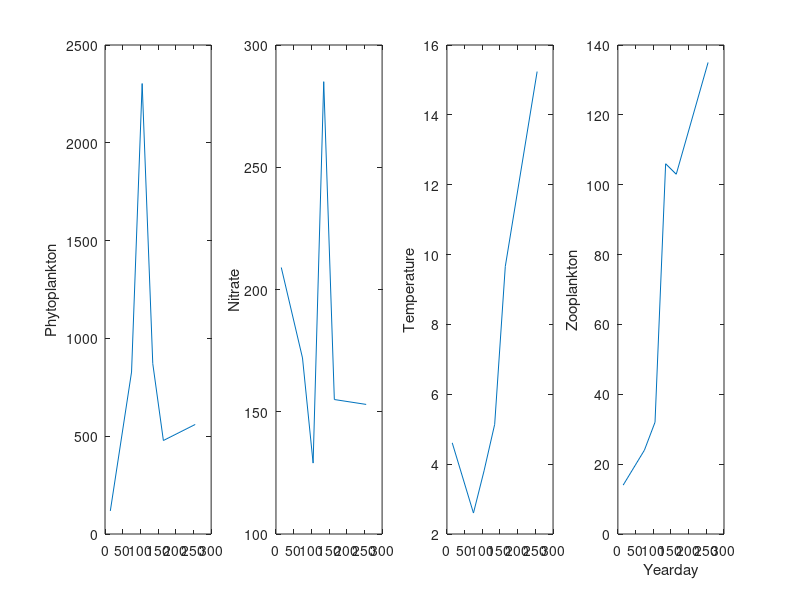

MATLAB code to generate this figure: (Note: this script raises an error after producing the figure.)
% MATLAB script for OCN430 practical, October 2014
% Sophie Clayton, sclayton@uw.edu

% Riley's data
YD = [15,75,105,135,165, 255]; % yearday, assuming a simplified calendar with 12 30-day months
T = [4.61, 2.60, 3.81, 5.14, 9.66, 15.24]; % temperature
P = [33.7, 34.7, 21.9, 16.6, 19.2, 14.4]; % phosphate
N = [209, 172, 129, 285, 155, 153]; % nitrate
Z = [14, 24, 32, 106, 103, 135]; %  zooplankton, thousands per m^2
Ph = [118, 828, 2303, 871, 478, 560]; % phytoplankton pigments, thousands of Harvey units per m^2

% Make a plot of Riley's data
figure(1);
subplot(1,4,1)
plot(YD, Ph);ylabel('Phytoplankton');
subplot(1,4,2)
plot(YD, N);ylabel('Nitrate');
subplot(1,4,3)
plot(YD, T);ylabel('Temperature');
subplot(1,4,4)
plot(YD, Z);ylabel('Zooplankton');xlabel('Yearday')

% Riley's model
% Constant parameters
p = 2.5; % p, photosynthetic constant, 1/day
R0 = 0.0175; % R0, respiratory rate, 1/day
r = 0.069; % r, rate of change of respiratory rate with temperature, 1/C 
g = 0.0075; % g, grazing rate, 1/day 
P0 = 3.4; % P0, initial phytoplankton concentration, g C/m^2

% Seasonally varying parameters
% I0, incident solar radiation
I0 = [0.088, 0.094, 0.112, 0.138, 0.174, 0.212, 0.247, 0.272, 0.290, 0.306, 0.321, 0.329, 0.319, 0.302, 0.284, 0.267, 0.250, 0.230, 0.204, 0.174, 0.144, 0.115, 0.094, 0.086];
% k, extinction coefficient
k = [0.121, 0.121, 0.124, 0.128, 0.136, 0.145, 0.159, 0.2, 0.205, 0.17, 0.17, 0.17, 0.17, 0.17, 0.165, 0.162, 0.159, 0.154, 0.145, 0.138, 0.131, 0.126, 0.121, 0.121];
% z1, depth of euphotic zone
z1 = [34., 34., 35., 35., 35., 34., 32., 26., 25., 31., 32., 32., 32., 31., 32., 32., 32., 33., 34., 34., 35., 35., 34., 33.];
% 1-N, correction factor for nutrient depletion
N1 = [1.,1.,1.,1.,1.,1.,1.,1.,0.95,0.92,0.9,0.88,0.82,0.76,0.69,0.63,0.60,0.59,0.63,0.69,0.77,0.85,0.92,0.97];
% 1-V, correction factor for vertical turbulence
V1 = [0.64, 0.64, 0.69, 0.73, 0.78, 0.85, 1, 1, 1, 1, 1, 1, 1, 1, 1, 1, 1, 1, 1, 1, 1, 0.95, 0.76, 0.66];
% Ph, estimated mean photosynthetic rate
Ph1 = [0.034, 0.036, 0.044, 0.055, 0.071, 0.091, 0.12, 0.13, 0.131, 0.132, 0.134, 0.134, 0.122, 0.108, 0.093, 0.081, 0.073, 0.067, 0.065, 0.063, 0.06, 0.053, 0.039, 0.033];
% T, mean surface temperature
T = [5.2, 4.1, 3.2, 2.7, 2.4, 2.5, 2.7, 3.4, 4.5, 5.9, 7.6, 9.7, 11.8, 13.9, 15.5, 16.3, 16.6, 16.4, 15.5, 14.2, 12.4, 10.5, 8.5, 6.7];
% Rt, estimated phytoplankton respiration
Rt = [0.024, 0.023, 0.021, 0.021, 0.021, 0.021, 0.021, 0.021, 0.024, 0.026, 0.03, 0.035, 0.038, 0.045, 0.051, 0.054, 0.056, 0.054, 0.051, 0.045, 0.04, 0.037, 0.031, 0.028];
% Z, mean zooplankton biomass
Z = [1.3, 1.4, 1.7, 2.6, 4.2, 5.8, 7.5, 8.9, 17.2, 19.3, 18.8, 14.0, 6.9, 6.2, 6.0, 5.7, 5.1, 4.5, 3.9, 3.3, 3.2, 2.6, 2.0, 1.6];
% G, grazing rate
G1 = [0.01, 0.011, 0.013, 0.02, 0.031, 0.043, 0.056, 0.067, 0.129, 0.145, 0.141, 0.105, 0.052, 0.047, 0.045, 0.043, 0.038, 0.034, 0.029, 0.025, 0.024, 0.02, .0015, 0.012];

% time stepping
dt = 1; % each time step is 1 day long
day = 1:360;

% interpolate the forcing data onto a daily timestep
I0d = interp1(day, 1:15:360, I0)
kd = interp1(day, 1:15:360, k)
z1d = interp1(day, 1:15:360, z1)
N1d = interp1(day, 1:15:360, N1)
V1d = interp1(day, 1:15:360, V1)
Td = interp1(day, 1:15:360, T)
Zd = interp1(day, 1:15:360, Z)

% pre-assign arrays for results of model
Pmod = zeros(360,1);
Phmod = zeros(360,1);
Rmod = zeros(360,1);
Gmod = zeros(360,1);

dP = zeros(360,1);
P(1) = P0;


% integrate the model forward in time
for j =1:359;
    Phmod(j) = (p*I0d(j))/(kd(j)*z1d(j)) * (1 - exp(-kd(j)*z1d(j))) * N1d(j) * V1d(j);
    Rmod(j) = R0 * exp(r*Td(j));
    Gmod(j) = g*Zd(j);
    dP(j) = Pmod(j)*(Phmod(j)-Rmod(j)-Gmod(j));
    Pmod(j+1) = P(j) + dP(j)*dt;

end

% plot the model result vs the observations

figure(2);
plot(day, Phmod, YD, P, 'or');ylabel('Phytoplankton');xlabel('Yearday')





